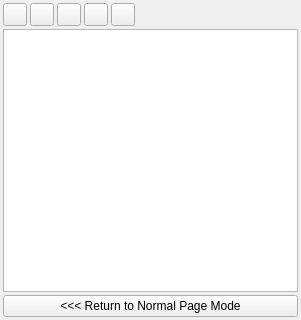
<?xml version="1.0" encoding="UTF-8"?>
<ui version="4.0">
 <class>PagePalette_MasterPagesBase</class>
 <widget class="QWidget" name="PagePalette_MasterPagesBase">
  <property name="geometry">
   <rect>
    <x>0</x>
    <y>0</y>
    <width>301</width>
    <height>320</height>
   </rect>
  </property>
  <property name="sizePolicy">
   <sizepolicy hsizetype="Preferred" vsizetype="MinimumExpanding">
    <horstretch>0</horstretch>
    <verstretch>0</verstretch>
   </sizepolicy>
  </property>
  <layout class="QVBoxLayout" name="verticalLayout">
   <property name="spacing">
    <number>3</number>
   </property>
   <property name="sizeConstraint">
    <enum>QLayout::SetDefaultConstraint</enum>
   </property>
   <property name="leftMargin">
    <number>3</number>
   </property>
   <property name="topMargin">
    <number>3</number>
   </property>
   <property name="rightMargin">
    <number>3</number>
   </property>
   <property name="bottomMargin">
    <number>3</number>
   </property>
   <item>
    <layout class="QHBoxLayout" name="buttonLayout">
     <property name="spacing">
      <number>3</number>
     </property>
     <item>
      <widget class="QToolButton" name="newButton">
       <property name="text">
        <string/>
       </property>
      </widget>
     </item>
     <item>
      <widget class="QToolButton" name="facingPairButton">
       <property name="text">
        <string/>
       </property>
      </widget>
     </item>
     <item>
      <widget class="QToolButton" name="importButton">
       <property name="text">
        <string/>
       </property>
      </widget>
     </item>
     <item>
      <widget class="QToolButton" name="duplicateButton">
       <property name="text">
        <string/>
       </property>
      </widget>
     </item>
     <item>
      <widget class="QToolButton" name="deleteButton">
       <property name="text">
        <string/>
       </property>
      </widget>
     </item>
     <item>
      <spacer name="horizontalSpacer">
       <property name="orientation">
        <enum>Qt::Horizontal</enum>
       </property>
       <property name="sizeHint" stdset="0">
        <size>
         <width>40</width>
         <height>20</height>
        </size>
       </property>
      </spacer>
     </item>
    </layout>
   </item>
   <item>
    <widget class="QListWidget" name="masterPageListBox">
     <property name="sizePolicy">
      <sizepolicy hsizetype="Expanding" vsizetype="MinimumExpanding">
       <horstretch>0</horstretch>
       <verstretch>0</verstretch>
      </sizepolicy>
     </property>
     <property name="minimumSize">
      <size>
       <width>0</width>
       <height>16</height>
      </size>
     </property>
    </widget>
   </item>
   <item>
    <widget class="QPushButton" name="finishButton">
     <property name="sizePolicy">
      <sizepolicy hsizetype="Minimum" vsizetype="Fixed">
       <horstretch>0</horstretch>
       <verstretch>0</verstretch>
      </sizepolicy>
     </property>
     <property name="text">
      <string>&lt;&lt;&lt; Return to Normal Page Mode</string>
     </property>
    </widget>
   </item>
  </layout>
 </widget>
 <resources/>
 <connections/>
</ui>
